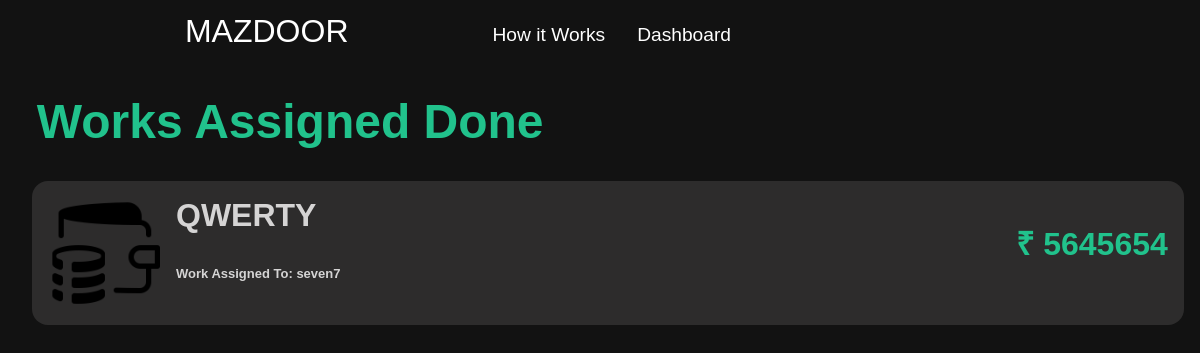
The page /workassigneddone.php on the database as committed earlier.
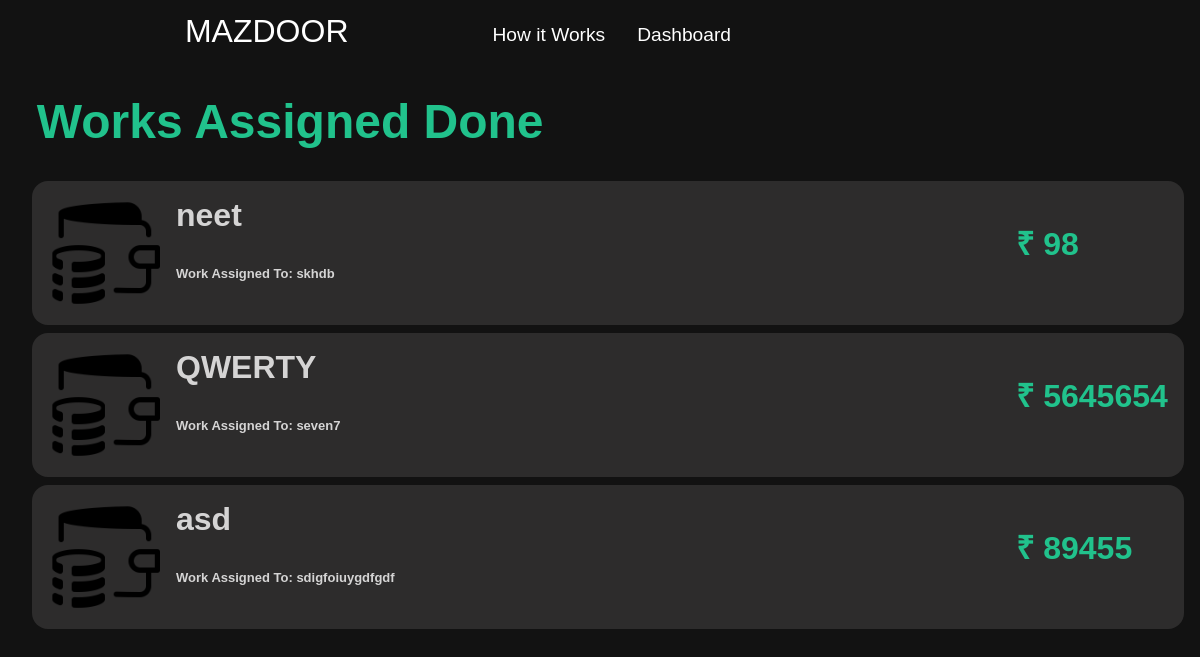
The same page on the database as committed later.
### tables this page shows
CREATE TABLE `projectbids` (
  `biddersname` varchar(255) NOT NULL,
  `biddersdics` varchar(255) NOT NULL,
  `bidderbudget` int(69) NOT NULL,
  `tenderpdf` varchar(255) NOT NULL,
  `tokenpb` varchar(255) NOT NULL,
  `projectidofbids` int(255) NOT NULL,
  `chahiye` varchar(255) NOT NULL
);

CREATE TABLE `projects` (
  `token` varchar(255) NOT NULL,
  `projectname` varchar(255) NOT NULL,
  `description` varchar(255) NOT NULL,
  `bigdescription` varchar(255) NOT NULL,
  `frommoney` int(11) NOT NULL,
  `tomoney` int(11) NOT NULL,
  `cardimage` varchar(255) NOT NULL,
  `descimg1` varchar(255) NOT NULL,
  `descimg2` varchar(255) NOT NULL,
  `descimg3` varchar(255) NOT NULL,
  `descimg4` varchar(255) NOT NULL,
  `id` int(11) NOT NULL,
  `toshow` varchar(11) NOT NULL
);

### workassigneddone.php (the view, shortened to what this page needs)
<!DOCTYPE html>
<html lang="en">
<head>
  <link rel="stylesheet" href="css/work_assigned_done.css">
</head>
<body>
  <div class="container">
    <nav class="navbar">
      <div class="logo">
        <a href="index.php" class="logo_link">MAZDOOR</a>
        <ul>
          <li><a href="how_it_works.html">How it Works</a></li>
          <li><a href="worker_dashboard.php">Dashboard</a></li>
        </ul>
      </div>
    </nav>
    <header>Works Assigned Done</header>
    <div class="column">
  <?php
      require 'config.php';
      $query = "SELECT * FROM projects";
      $query_run = mysqli_query($conn, $query);
      $check_empty = mysqli_num_rows($query_run) > 0;
      if ($check_empty) {
        while ($row = mysqli_fetch_assoc($query_run)) {
          if ($row['toshow'] == 'no') {
            for ($row['toshow'] = 0; $row['toshow'] < 1; $row['toshow']++) {
              $query1 = "SELECT * FROM projectbids";
              $query_run1 = mysqli_query($conn, $query1);
              $check_empty1 = mysqli_num_rows($query_run1) > 0;
              if ($check_empty1) {
                while ($row1 = mysqli_fetch_assoc($query_run1)) {
                  if ($row1['chahiye'] == 'accept' && $row1['tokenpb'] == $row['token']) {
                    echo "<div class=", "row", ">";
                    echo '<img src=', '"images/paysafely.svg"', 'alt=', "", '>';
                    echo "<div class=", "inner_row", ">";
                    echo "<h1>";
                    echo $row['projectname'];
                    echo "</h1>";
                    echo "<h2> Work Assigned To: ";
                    echo $row1['biddersname'];
                    echo "</h2>";
                    echo "</div>";
                    echo "<h3> ₹ ";
                    echo $row1['bidderbudget'];
                    echo "<br>";
                    echo "</h3>";
                    echo "</div></a>";
                  }
                }
              }
            }
          }
        }
      }
      ?>
  </div>
</body>
</html>

Rows that differ between the two databases and show on the page:
now on this page (row edited): projects: projectname "neet"
added projectbids: biddersname "skhdb", bidderbudget "98"
now on this page (row edited): projects: projectname "asd"
added projectbids: biddersname "sdigfoiuygdfgdf", bidderbudget "89455"
